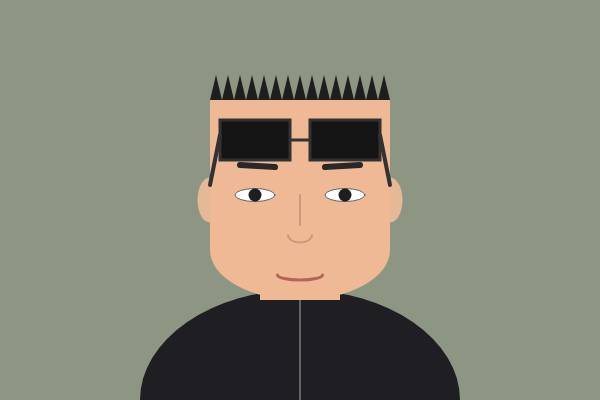
Frame 1 (no input)
Frame 60 (no input): identical to frame 1, image omitted
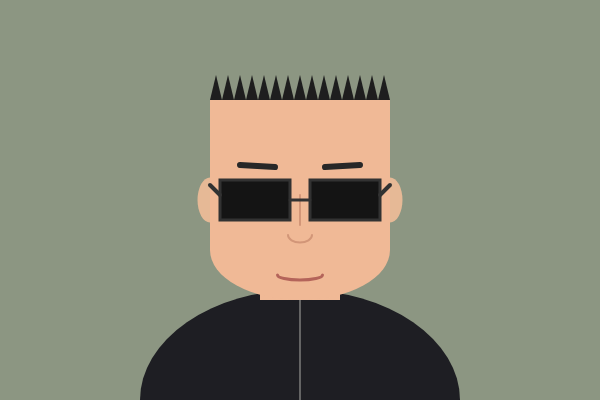
Frame 120 (the mouse pressed at the canvas centre since frame 60)

The p5.js sketch that drew these frames (run headless with seeded random() and noise() and a simulated clock; from frame 60 on, the mouse is pressed at the canvas centre):

// p5.js sketch
// ── sketch.js
let x = 0; 
let move = 5;

// 머리카락 색상
let hairR = 30;
let hairG = 30;
let hairB = 30;

function setup() {
  createCanvas(600, 400);
}

function draw() {
  background(140, 150, 130);

  // 방향키 좌우 이동
  if (keyIsDown(LEFT_ARROW)) {
    x -= move;
  }
  if (keyIsDown(RIGHT_ARROW)) {
    x += move;
  }
  
  x = constrain(x, -140, 140);

  // 1. 어깨와 옷
  fill(30, 30, 35); 
  noStroke(); 
  arc(300 + x, 400, 320, 220, PI, 0); 
  
  stroke(100); 
  strokeWeight(2);
  line(300 + x, 300, 300 + x, 400); 

  // 2. 목
  fill(240, 185, 150); 
  noStroke();
  rect(260 + x, 230, 80, 70); 

  // 3. 귀
  fill(230, 185, 150); 
  ellipse(210 + x, 200, 25, 45); 
  ellipse(390 + x, 200, 25, 45); 

  // 4. 얼굴 윤곽 
  fill(240, 185, 150); 
  noStroke();
  rect(210 + x, 100, 180, 150); 
  arc(300 + x, 250, 180, 100, 0, PI); 

  // 5. 짧은 머리카락 
  fill(hairR, hairG, hairB); 
  noStroke();
  triangle(210 + x, 100, 222 + x, 100, 216 + x, 75); 
  triangle(222 + x, 100, 234 + x, 100, 228 + x, 75); 
  triangle(234 + x, 100, 246 + x, 100, 240 + x, 75); 
  triangle(246 + x, 100, 258 + x, 100, 252 + x, 75); 
  triangle(258 + x, 100, 270 + x, 100, 264 + x, 75); 
  triangle(270 + x, 100, 282 + x, 100, 276 + x, 75); 
  triangle(282 + x, 100, 294 + x, 100, 288 + x, 75); 
  triangle(294 + x, 100, 306 + x, 100, 300 + x, 75); 
  triangle(306 + x, 100, 318 + x, 100, 312 + x, 75); 
  triangle(318 + x, 100, 330 + x, 100, 324 + x, 75); 
  triangle(330 + x, 100, 342 + x, 100, 336 + x, 75); 
  triangle(342 + x, 100, 354 + x, 100, 348 + x, 75); 
  triangle(354 + x, 100, 366 + x, 100, 360 + x, 75); 
  triangle(366 + x, 100, 378 + x, 100, 372 + x, 75); 
  triangle(378 + x, 100, 390 + x, 100, 384 + x, 75); 

  // 6. 눈썹
  stroke(40); 
  strokeWeight(6); 
  line(240 + x, 165, 275 + x, 167); 
  line(325 + x, 167, 360 + x, 165); 

  // 7. 눈
  stroke(100);
  strokeWeight(1);
  fill(255); 
  ellipse(255 + x, 195, 40, 13); 
  ellipse(345 + x, 195, 40, 13); 

  fill(30); 
  noStroke();
  circle(255 + x, 195, 13); 
  circle(345 + x, 195, 13); 

  // 8. 코
  stroke(210, 150, 120); 
  strokeWeight(2);
  noFill();
  line(300 + x, 195, 300 + x, 225); 
  arc(300 + x, 235, 24, 15, 0, PI); 

  // 9. 입
  stroke(180, 100, 90); 
  strokeWeight(3);
  noFill();
  arc(300 + x, 275, 45, 10, 0, PI); 
  
  // 10. 선글라스 (마우스 누르면 눈 위치로 이동)
  let glassYOffset = 0;
  if (mouseIsPressed) {
    glassYOffset = 60; 
  }

  fill(20, 20, 20); 
  stroke(50); 
  strokeWeight(3);
  
  rect(220 + x, 120 + glassYOffset, 70, 40); 
  rect(310 + x, 120 + glassYOffset, 70, 40); 
  line(290 + x, 140 + glassYOffset, 310 + x, 140 + glassYOffset);
  
  strokeWeight(4); 
  line(220 + x, 135 + glassYOffset, 210 + x, 185); 
  line(380 + x, 135 + glassYOffset, 390 + x, 185);
}

// 키보드 입력 시 머리카락 색상 무작위 변경
function keyPressed() {
 
  if (key === 'r' || key === 'R') {
    hairR = random(255);
    hairG = random(255);
    hairB = random(255);
  }
}
